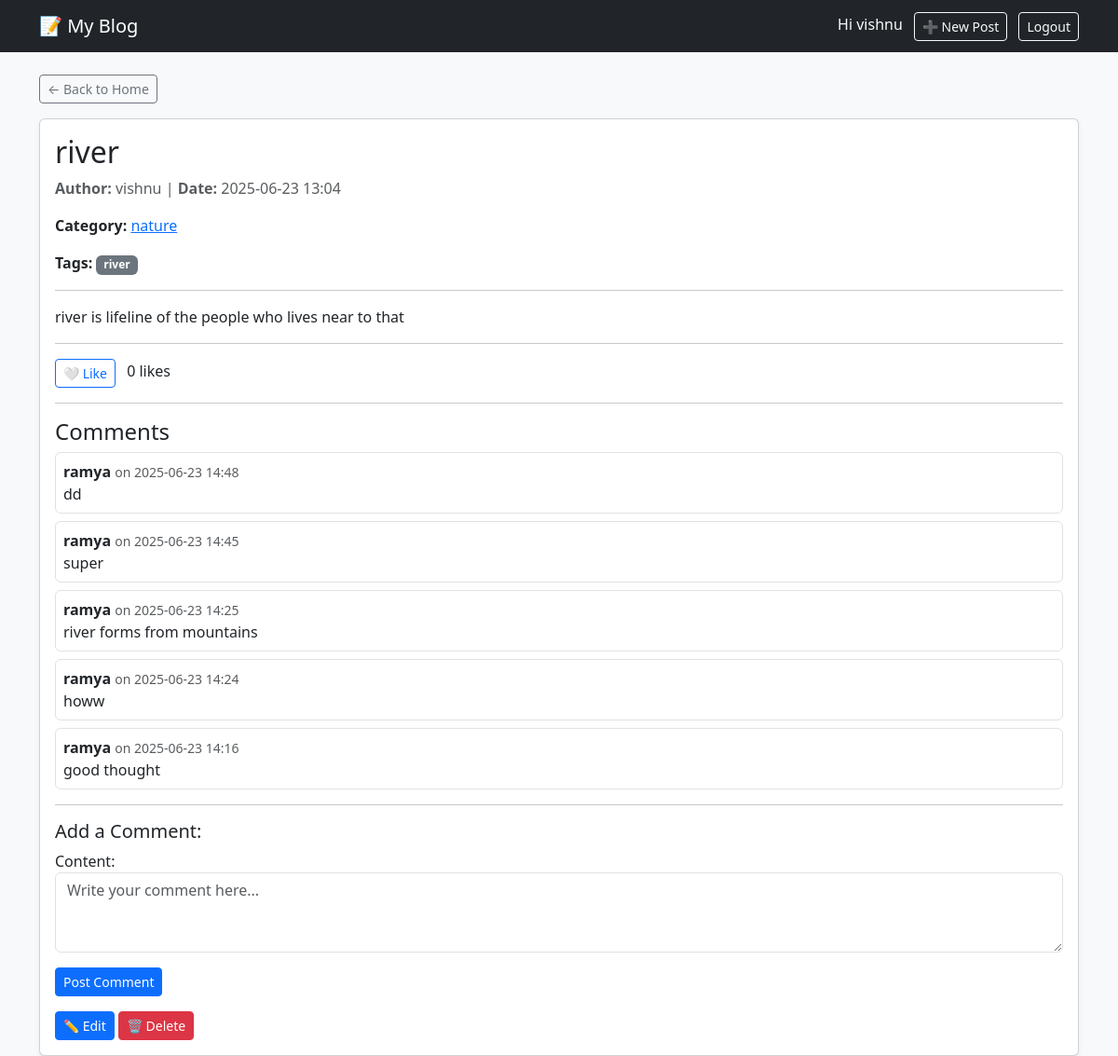
Screenshot of /post/3/ (signed in) with the database file from the repository.
### blog/models.py (models this page shows, shortened)
class BlogPost(models.Model):
    title = models.CharField(max_length=200)
    content = models.TextField()
    author = models.ForeignKey(User, on_delete=models.CASCADE)
    image = models.ImageField(upload_to='post_images/', blank=True, null=True)
    category = models.ForeignKey(Category, on_delete=models.SET_NULL, null=True, blank=True)
    tags = models.ManyToManyField(Tag, blank=True)
    likes = models.ManyToManyField(User, related_name='liked_posts', blank=True)
    created_at = models.DateTimeField(auto_now_add=True)
    def total_likes(self):
        return self.likes.count()

class Category(models.Model):
    name = models.CharField(max_length=50, unique=True)

class Tag(models.Model):
    name = models.CharField(max_length=30, unique=True)

class Comment(models.Model):
    post = models.ForeignKey('BlogPost', on_delete=models.CASCADE, related_name='comments')
    author = models.ForeignKey(User, on_delete=models.CASCADE)
    content = models.TextField()
    created_at = models.DateTimeField(auto_now_add=True)

### blog/views.py (the view)
# urls.py: path('post/<int:post_id>/', views.post_detail, name='post_detail'),
def post_detail(request, post_id):
    post = get_object_or_404(BlogPost, id=post_id)
    comments = post.comments.all().order_by('-created_at')
    if request.method == 'POST':
        form = CommentForm(request.POST)
        if form.is_valid():
            comment = form.save(commit=False)
            comment.post = post
            comment.author = request.user
            comment.save()
            if post.author.email:
                send_mail(
                    subject=f"💬 New comment on your post: {post.title}",
                    message=f"{request.user.username} commented:\n\n{comment.content}",
                    from_email=None,
                    recipient_list=[post.author.email],
                    fail_silently=True,
                )
            return redirect('post_detail', post_id=post.id)
    else:
        form = CommentForm()
    return render(request, 'blog/post_detail.html', {'post': post, 'comments': comments, 'form': form})

### blog/forms.py
class CommentForm(forms.ModelForm):
    class Meta:
        model = Comment
        fields = ['content']
        widgets = {
            'content': forms.Textarea(attrs={
                'rows': 3,
                'placeholder': 'Write your comment here...',
                'class': 'form-control'
            }),
        }

### blog/templates/blog/post_detail.html (shortened to what this page needs)
{% extends 'blog/base.html' %}
{% block content %}
  <a href="/" class="btn btn-sm btn-outline-secondary mb-3">← Back to Home</a>
  <div class="card shadow-sm">
    <div class="card-body">
      <h2 class="card-title">{{ post.title }}</h2>
      <p class="text-muted">
        <strong>Author:</strong> {{ post.author.username }} |
        <strong>Date:</strong> {{ post.created_at|date:"Y-m-d H:i" }}
      </p>
     <p>
  <strong>Category:</strong>
  {% if post.category %}
    <a href="{% url 'posts_by_category' post.category.name %}">{{ post.category.name }}</a>
  {% else %}
    <em>No category</em>
  {% endif %}
</p>
<p>
  <strong>Tags:</strong>
  {% if post.tags.all %}
    {% for tag in post.tags.all %}
      <a href="{% url 'posts_by_tag' tag.name %}" class="badge bg-secondary text-decoration-none">{{ tag.name }}</a>
    {% endfor %}
  {% else %}
    <em>No tags</em>
  {% endif %}
</p>
      <hr>
      <p class="card-text">{{ post.content }}</p>
      <hr>
      {% if user.is_authenticated %}
        <form method="post" action="{% url 'toggle_like' post.id %}">
          {% if user in post.likes.all %}
            <button type="submit" class="btn btn-outline-danger btn-sm">❤️ Unlike</button>
          {% else %}
            <button type="submit" class="btn btn-outline-primary btn-sm">🤍 Like</button>
          {% endif %}
          <span class="ms-2">{{ post.total_likes }} like{{ post.total_likes|pluralize }}</span>
        </form>
      {% else %}
        <p><a href="{% url 'login' %}">Login</a> to like this post.</p>
      {% endif %}
      <hr>
      <h4>Comments</h4>
      {% for comment in comments %}
        <div class="border rounded p-2 mb-2">
          <strong>{{ comment.author.username }}</strong>
          <small class="text-muted">on {{ comment.created_at|date:"Y-m-d H:i" }}</small>
          <p class="mb-0">{{ comment.content }}</p>
        </div>
      {% empty %}
        <p>No comments yet.</p>
      {% endfor %}
      {% if user.is_authenticated %}
        <hr>
        <h5>Add a Comment:</h5>
        <form method="post">
          {{ form.as_p }}
          <button type="submit" class="btn btn-primary btn-sm">Post Comment</button>
        </form>
      {% else %}
        <p><a href="{% url 'login' %}">Login</a> to post a comment.</p>
      {% endif %}
      {% if user == post.author %}
        <div class="mt-3">
          <a href="{% url 'edit_post' post.id %}" class="btn btn-sm btn-primary">✏️ Edit</a>
          <a href="{% url 'delete_post' post.id %}" class="btn btn-sm btn-danger">🗑️ Delete</a>
        </div>
      {% endif %}
    </div>
  </div>
{% endblock %}

### blog/templates/blog/base.html (shortened to what this page needs)
<!DOCTYPE html>
<html lang="en">
<head>
  <link href="https://cdn.jsdelivr.net/npm/bootstrap@5.3.0/dist/css/bootstrap.min.css" rel="stylesheet">
</head>
<body class="bg-light">
  <nav class="navbar navbar-expand-lg navbar-dark bg-dark mb-4">
    <div class="container">
      <a class="navbar-brand" href="/">📝 My Blog</a>
      <div>
        {% if user.is_authenticated %}
          <span class="navbar-text text-light me-2">Hi {{ user.username }}</span>
          <a class="btn btn-sm btn-outline-light me-2" href="{% url 'create_post' %}">➕ New Post</a>
          <a class="btn btn-sm btn-outline-light" href="{% url 'logout' %}">Logout</a>
        {% else %}
          <a class="btn btn-sm btn-outline-light me-2" href="{% url 'login' %}">Login</a>
          <a class="btn btn-sm btn-outline-light" href="{% url 'register' %}">Register</a>
        {% endif %}
      </div>
    </div>
  </nav>
  <div class="container">
    {% block content %}{% endblock %}
  </div>
</body>
</html>

### rows the page displays
BlogPost: title "river", author.username "vishnu", created_at "2025-06-23 13:04", category.name "nature", content "river is lifeline of the people who lives near to that", total_likes "0"
Tag: name "river"
Comment: author.username "ramya", created_at "2025-06-23 14:48", content "dd"
Comment: author.username "ramya", created_at "2025-06-23 14:45", content "super"
Comment: author.username "ramya", created_at "2025-06-23 14:25", content "river forms from mountains"
Comment: author.username "ramya", created_at "2025-06-23 14:24", content "howw"
Comment: author.username "ramya", created_at "2025-06-23 14:16", content "good thought"

### other values shown
{{ user.username }} "vishnu"
